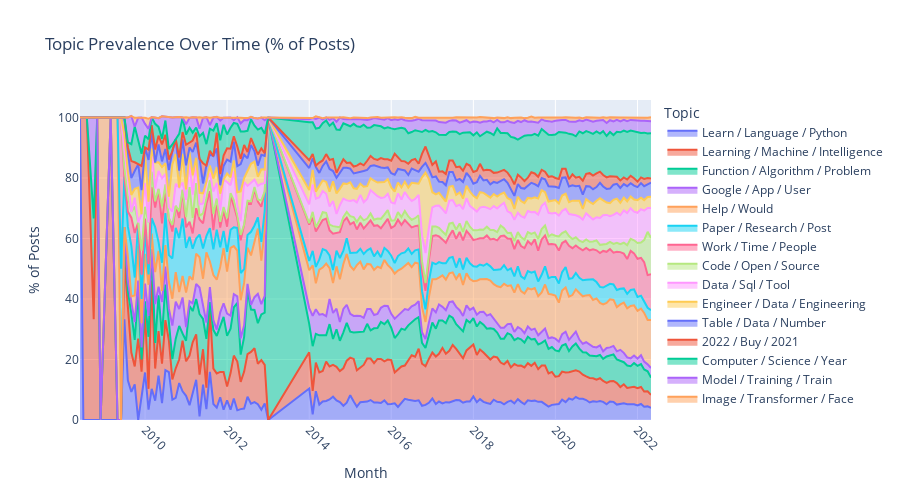

The code cell stored with this chart in its notebook:
### Markdown cell above
## 4.6 Topic Prevalence Over Time

### Code cell
# Topic trends over time
df['month'] = pd.to_datetime(df['created_utc']).dt.tz_localize(None).dt.to_period('M').astype(str)
topic_time = df.groupby(['month', 'topic_name']).size().reset_index(name='count')

# Normalize to percentages
totals = topic_time.groupby('month')['count'].transform('sum')
topic_time['pct'] = (topic_time['count'] / totals * 100).round(1)

fig = px.area(topic_time, x='month', y='pct', color='topic_name',
              title='Topic Prevalence Over Time (% of Posts)',
              labels={'pct': '% of Posts', 'month': 'Month', 'topic_name': 'Topic'})
fig.update_layout(height=500, xaxis_tickangle=45)
fig.show()

### Figure 1 — Plotly figure (JSON) as saved in the notebook; plotly's stock layout.template omitted (floating-point values rounded to 4 significant figures; data arrays with more than 128 entries replaced by an {"elided": "..."} marker saying what was removed)
{"data": [{"fillpattern": {"shape": ""}, "hovertemplate": "Topic=Learn / Language / Python<br>Month=%{x}<br>% of Posts=%{y}<extra></extra>", "legendgroup": "Learn / Language / Python", "line": {"color": "#636efa"}, "marker": {"symbol": "circle"}, "mode": "lines", "name": "Learn / Language / Python", "orientation": "v", "showlegend": true, "stackgroup": "1", "type": "scatter", "x": {"elided": "143 str values"}, "xaxis": "x", "y": {"elided": "143 float values"}, "yaxis": "y"}, {"fillpattern": {"shape": ""}, "hovertemplate": "Topic=Learning / Machine / Intelligence<br>Month=%{x}<br>% of Posts=%{y}<extra></extra>", "legendgroup": "Learning / Machine / Intelligence", "line": {"color": "#EF553B"}, "marker": {"symbol": "circle"}, "mode": "lines", "name": "Learning / Machine / Intelligence", "orientation": "v", "showlegend": true, "stackgroup": "1", "type": "scatter", "x": {"elided": "148 str values"}, "xaxis": "x", "y": {"elided": "148 float values"}, "yaxis": "y"}, {"fillpattern": {"shape": ""}, "hovertemplate": "Topic=Function / Algorithm / Problem<br>Month=%{x}<br>% of Posts=%{y}<extra></extra>", "legendgroup": "Function / Algorithm / Problem", "line": {"color": "#00cc96"}, "marker": {"symbol": "circle"}, "mode": "lines", "name": "Function / Algorithm / Problem", "orientation": "v", "showlegend": true, "stackgroup": "1", "type": "scatter", "x": {"elided": "145 str values"}, "xaxis": "x", "y": {"elided": "145 float values"}, "yaxis": "y"}, {"fillpattern": {"shape": ""}, "hovertemplate": "Topic=Google / App / User<br>Month=%{x}<br>% of Posts=%{y}<extra></extra>", "legendgroup": "Google / App / User", "line": {"color": "#ab63fa"}, "marker": {"symbol": "circle"}, "mode": "lines", "name": "Google / App / User", "orientation": "v", "showlegend": true, "stackgroup": "1", "type": "scatter", "x": {"elided": "142 str values"}, "xaxis": "x", "y": {"elided": "142 float values"}, "yaxis": "y"}, {"fillpattern": {"shape": ""}, "hovertemplate": "Topic=Help / Would<br>Month=%{x}<br>% of Posts=%{y}<extra></extra>", "legendgroup": "Help / Would", "line": {"color": "#FFA15A"}, "marker": {"symbol": "circle"}, "mode": "lines", "name": "Help / Would", "orientation": "v", "showlegend": true, "stackgroup": "1", "type": "scatter", "x": {"elided": "144 str values"}, "xaxis": "x", "y": {"elided": "144 float values"}, "yaxis": "y"}, {"fillpattern": {"shape": ""}, "hovertemplate": "Topic=Paper / Research / Post<br>Month=%{x}<br>% of Posts=%{y}<extra></extra>", "legendgroup": "Paper / Research / Post", "line": {"color": "#19d3f3"}, "marker": {"symbol": "circle"}, "mode": "lines", "name": "Paper / Research / Post", "orientation": "v", "showlegend": true, "stackgroup": "1", "type": "scatter", "x": {"elided": "144 str values"}, "xaxis": "x", "y": {"elided": "144 float values"}, "yaxis": "y"}, {"fillpattern": {"shape": ""}, "hovertemplate": "Topic=Work / Time / People<br>Month=%{x}<br>% of Posts=%{y}<extra></extra>", "legendgroup": "Work / Time / People", "line": {"color": "#FF6692"}, "marker": {"symbol": "circle"}, "mode": "lines", "name": "Work / Time / People", "orientation": "v", "showlegend": true, "stackgroup": "1", "type": "scatter", "x": {"elided": "142 str values"}, "xaxis": "x", "y": {"elided": "142 float values"}, "yaxis": "y"}, {"fillpattern": {"shape": ""}, "hovertemplate": "Topic=Code / Open / Source<br>Month=%{x}<br>% of Posts=%{y}<extra></extra>", "legendgroup": "Code / Open / Source", "line": {"color": "#B6E880"}, "marker": {"symbol": "circle"}, "mode": "lines", "name": "Code / Open / Source", "orientation": "v", "showlegend": true, "stackgroup": "1", "type": "scatter", "x": {"elided": "136 str values"}, "xaxis": "x", "y": {"elided": "136 float values"}, "yaxis": "y"}, {"fillpattern": {"shape": ""}, "hovertemplate": "Topic=Data / Sql / Tool<br>Month=%{x}<br>% of Posts=%{y}<extra></extra>", "legendgroup": "Data / Sql / Tool", "line": {"color": "#FF97FF"}, "marker": {"symbol": "circle"}, "mode": "lines", "name": "Data / Sql / Tool", "orientation": "v", "showlegend": true, "stackgroup": "1", "type": "scatter", "x": {"elided": "140 str values"}, "xaxis": "x", "y": {"elided": "140 float values"}, "yaxis": "y"}, {"fillpattern": {"shape": ""}, "hovertemplate": "Topic=Engineer / Data / Engineering<br>Month=%{x}<br>% of Posts=%{y}<extra></extra>", "legendgroup": "Engineer / Data / Engineering", "line": {"color": "#FECB52"}, "marker": {"symbol": "circle"}, "mode": "lines", "name": "Engineer / Data / Engineering", "orientation": "v", "showlegend": true, "stackgroup": "1", "type": "scatter", "x": {"elided": "138 str values"}, "xaxis": "x", "y": {"elided": "138 float values"}, "yaxis": "y"}, {"fillpattern": {"shape": ""}, "hovertemplate": "Topic=Table / Data / Number<br>Month=%{x}<br>% of Posts=%{y}<extra></extra>", "legendgroup": "Table / Data / Number", "line": {"color": "#636efa"}, "marker": {"symbol": "circle"}, "mode": "lines", "name": "Table / Data / Number", "orientation": "v", "showlegend": true, "stackgroup": "1", "type": "scatter", "x": {"elided": "142 str values"}, "xaxis": "x", "y": {"elided": "142 float values"}, "yaxis": "y"}, {"fillpattern": {"shape": ""}, "hovertemplate": "Topic=2022 / Buy / 2021<br>Month=%{x}<br>% of Posts=%{y}<extra></extra>", "legendgroup": "2022 / Buy / 2021", "line": {"color": "#EF553B"}, "marker": {"symbol": "circle"}, "mode": "lines", "name": "2022 / Buy / 2021", "orientation": "v", "showlegend": true, "stackgroup": "1", "type": "scatter", "x": {"elided": "135 str values"}, "xaxis": "x", "y": {"elided": "135 float values"}, "yaxis": "y"}, {"fillpattern": {"shape": ""}, "hovertemplate": "Topic=Computer / Science / Year<br>Month=%{x}<br>% of Posts=%{y}<extra></extra>", "legendgroup": "Computer / Science / Year", "line": {"color": "#00cc96"}, "marker": {"symbol": "circle"}, "mode": "lines", "name": "Computer / Science / Year", "orientation": "v", "showlegend": true, "stackgroup": "1", "type": "scatter", "x": {"elided": "141 str values"}, "xaxis": "x", "y": {"elided": "141 float values"}, "yaxis": "y"}, {"fillpattern": {"shape": ""}, "hovertemplate": "Topic=Model / Training / Train<br>Month=%{x}<br>% of Posts=%{y}<extra></extra>", "legendgroup": "Model / Training / Train", "line": {"color": "#ab63fa"}, "marker": {"symbol": "circle"}, "mode": "lines", "name": "Model / Training / Train", "orientation": "v", "showlegend": true, "stackgroup": "1", "type": "scatter", "x": {"elided": "139 str values"}, "xaxis": "x", "y": {"elided": "139 float values"}, "yaxis": "y"}, {"fillpattern": {"shape": ""}, "hovertemplate": "Topic=Image / Transformer / Face<br>Month=%{x}<br>% of Posts=%{y}<extra></extra>", "legendgroup": "Image / Transformer / Face", "line": {"color": "#FFA15A"}, "marker": {"symbol": "circle"}, "mode": "lines", "name": "Image / Transformer / Face", "orientation": "v", "showlegend": true, "stackgroup": "1", "type": "scatter", "x": ["2009-10", "2010-01", "2010-02", "2011-01", "2011-05", "2011-08", "2011-11", "2012-03", "2012-05", "2012-06", "2012-07", "2012-12", "2014-01", "2014-03", "2014-05", "2014-07", "2014-09", "2014-11", "2014-12", "2015-01", "2015-02", "2015-03", "2015-04", "2015-05", "2015-06", "2015-07", "2015-08", "2015-09", "2015-10", "2015-11", "2015-12", "2016-01", "2016-02", "2016-03", "2016-04", "2016-05", "2016-06", "2016-07", "2016-08", "2016-09", "2016-10", "2016-11", "2016-12", "2017-01", "2017-02", "2017-03", "2017-04", "2017-05", "2017-06", "2017-07", "2017-08", "2017-09", "2017-10", "2017-11", "2017-12", "2018-01", "2018-02", "2018-03", "2018-04", "2018-05", "2018-06", "2018-07", "2018-08", "2018-09", "2018-10", "2018-11", "2018-12", "2019-01", "2019-02", "2019-03", "2019-04", "2019-05", "2019-06", "2019-07", "2019-08", "2019-09", "2019-10", "2019-11", "2019-12", "2020-01", "2020-02", "2020-03", "2020-04", "2020-05", "2020-06", "2020-07", "2020-08", "2020-09", "2020-10", "2020-11", "2020-12", "2021-01", "2021-02", "2021-03", "2021-04", "2021-05", "2021-06", "2021-07", "2021-08", "2021-09", "2021-10", "2021-11", "2021-12", "2022-01", "2022-02", "2022-03", "2022-04", "2022-05"], "xaxis": "x", "y": [2.9, 2.0, 3.4, 2.3, 3.8, 2.4, 0.9, 0.9, 1.8, 0.6, 0.7, 0.9, 0.5, 0.9, 0.4, 0.8, 1.3, 0.6, 0.5, 0.3, 0.4, 0.4, 0.6, 0.7, 0.6, 0.6, 0.3, 0.5, 0.5, 0.7, 0.3, 0.9, 0.7, 0.8, 0.5, 0.8, 1.0, 0.9, 1.0, 0.3, 0.8, 0.8, 0.9, 0.9, 0.9, 1.4, 1.5, 1.7, 1.0, 0.8, 1.1, 1.8, 1.2, 0.9, 1.6, 1.3, 1.4, 1.9, 1.4, 1.3, 0.8, 1.4, 0.8, 1.6, 1.4, 1.2, 1.4, 1.7, 1.1, 1.5, 0.7, 1.3, 1.6, 1.4, 1.7, 0.6, 1.1, 1.1, 1.2, 1.0, 0.9, 0.8, 0.9, 1.3, 1.5, 1.3, 0.9, 1.0, 0.8, 1.0, 1.4, 1.0, 0.9, 0.9, 1.7, 1.0, 1.3, 0.9, 1.3, 0.8, 1.2, 0.8, 0.9, 1.1, 0.9, 1.0, 1.1, 1.3], "yaxis": "y"}], "layout": {"height": 500, "legend": {"title": {"text": "Topic"}, "tracegroupgap": 0}, "title": {"text": "Topic Prevalence Over Time (% of Posts)"}, "xaxis": {"anchor": "y", "domain": [0, 1], "tickangle": 45, "title": {"text": "Month"}}, "yaxis": {"anchor": "x", "domain": [0, 1], "title": {"text": "% of Posts"}}}}
